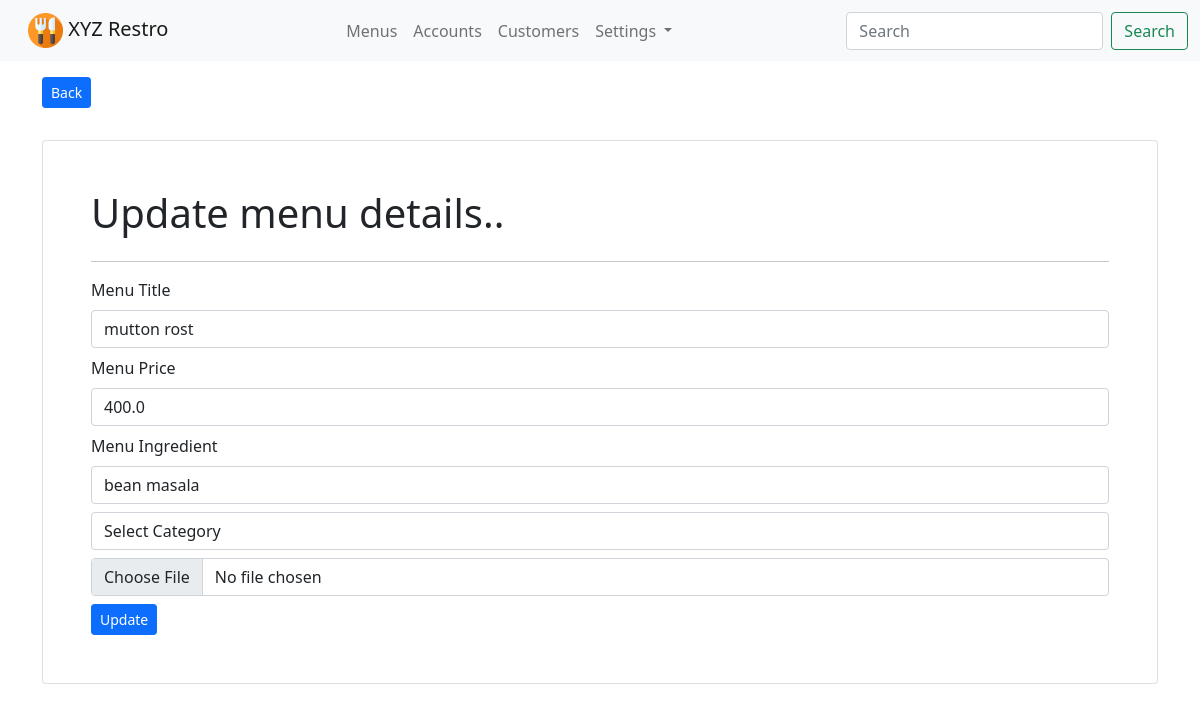
The app's page /menus/edit/18/ (signed in) with its own data.
### app_menus/models.py (models this page shows, shortened)
class Menu(models.Model):
    menu_title = models.CharField(max_length=100)
    menu_price = models.FloatField(default=0.00)
    menu_ingredient = models.CharField(max_length=100)
    menu_category = models.ForeignKey(Category, on_delete=models.CASCADE)
    menu_img = models.FileField(upload_to="images/menus/", blank=True, null=True)
    menu_created_at = models.DateTimeField(auto_now_add=True)
    is_active = models.BooleanField(default=True)
    class Meta:
        db_table = "restro_menus"
        ordering = ["-menu_title"]

### app_menus/views.py (the view)
# urls.py: path('edit/<int:id>/', views.edit_menu, name='menu-edit'),
@login_required(login_url='/login/')
def edit_menu(request, id):
    menu_obj = Menu.objects.get(id=id)
    category_obj = Category.objects.all()
    context = {"data": menu_obj, "categories": category_obj}
    if request.method == "POST":
        menu_obj = MenuCreateForm(data=request.POST, instance=menu_obj, files=request.FILES)
        if menu_obj.is_valid():
            menu_obj.save()
            return redirect("menu-edit", id) # redirecting to url having id
    return render(request, 'menus/edit_menu.html', context)

### templates/menus/edit_menu.html (shortened to what this page needs)
{% extends 'layouts/master.html' %}
{% block content %}
<div class="container">
    <a href="{% url 'menu-list' %}" class="btn btn-sm btn-primary mb-3 mt-3">Back</a>
    <div class="card p-5 mt-3">
        <h1>Update menu details..</h1>
        <hr>
        <form action="{% url 'menu-edit' data.id %}" method="post" enctype="multipart/form-data">
            <div class="form-group mb-2">
                <label for="menu_title">Menu Title</label>
                <input type="text" name="menu_title" class="form-control mt-2" value="{{ data.menu_title }}">
            </div>
            <div class="form-group mb-2">
                <label for="menu_price">Menu Price</label>
                <input type="number" name="menu_price" class="form-control mt-2" value="{{ data.menu_price }}">
            </div>
            <div class="form-group mb-2">
                <label for="menu_ingredient">Menu Ingredient</label>
                <input type="text" name="menu_ingredient" class="form-control mt-2" value="{{ data.menu_ingredient }}">
            </div>
            <div class="form-group mb-2">
                <select name="menu_category" class="form-control mt-2">
                    <option value="0">Select Category</option>
                </select>
            </div>
            <div class="form-group mb-2">
                 <input type="file" name="menu_img" class="form-control mb-2 mt-2">
            </div>
            <input type="submit" value="Update" class="btn btn-primary btn-sm">
        </form>
    </div>
</div>
{% endblock %}

### records on screen
Menu: menu_title "mutton rost", menu_price "400.0", menu_ingredient "bean masala"
